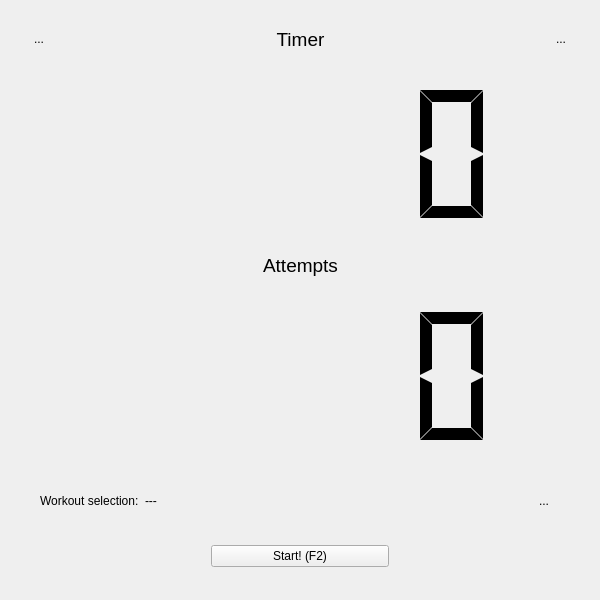
<?xml version="1.0" encoding="UTF-8"?>
<ui version="4.0">
 <class>MainWindow</class>
 <widget class="QMainWindow" name="MainWindow">
  <property name="geometry">
   <rect>
    <x>0</x>
    <y>0</y>
    <width>600</width>
    <height>600</height>
   </rect>
  </property>
  <property name="windowIcon">
   <iconset resource="../../res/resource.qrc">
    <normaloff>:/icons/kettlebell.svg</normaloff>:/icons/kettlebell.svg</iconset>
  </property>
  <widget class="QWidget" name="centralWidget">
   <layout class="QVBoxLayout" name="verticalLayout_4">
    <item>
     <widget class="QWidget" name="racePlace" native="true">
      <layout class="QVBoxLayout" name="verticalLayout_3">
       <item>
        <widget class="QWidget" name="widget_4" native="true">
         <layout class="QHBoxLayout" name="horizontalLayout_4">
          <property name="leftMargin">
           <number>1</number>
          </property>
          <property name="topMargin">
           <number>1</number>
          </property>
          <property name="rightMargin">
           <number>1</number>
          </property>
          <property name="bottomMargin">
           <number>1</number>
          </property>
          <item>
           <widget class="QToolButton" name="tbSettings">
            <property name="minimumSize">
             <size>
              <width>32</width>
              <height>32</height>
             </size>
            </property>
            <property name="toolTip">
             <string>Settings</string>
            </property>
            <property name="text">
             <string>...</string>
            </property>
            <property name="icon">
             <iconset resource="../../res/resource.qrc">
              <normaloff>:/icons/settings.svg</normaloff>:/icons/settings.svg</iconset>
            </property>
            <property name="iconSize">
             <size>
              <width>32</width>
              <height>32</height>
             </size>
            </property>
            <property name="autoRaise">
             <bool>true</bool>
            </property>
           </widget>
          </item>
          <item>
           <spacer name="horizontalSpacer_8">
            <property name="orientation">
             <enum>Qt::Horizontal</enum>
            </property>
            <property name="sizeHint" stdset="0">
             <size>
              <width>40</width>
              <height>20</height>
             </size>
            </property>
           </spacer>
          </item>
          <item>
           <widget class="QLabel" name="labelTimer">
            <property name="font">
             <font>
              <pointsize>14</pointsize>
             </font>
            </property>
            <property name="text">
             <string>Timer</string>
            </property>
            <property name="alignment">
             <set>Qt::AlignCenter</set>
            </property>
           </widget>
          </item>
          <item>
           <spacer name="horizontalSpacer">
            <property name="orientation">
             <enum>Qt::Horizontal</enum>
            </property>
            <property name="sizeHint" stdset="0">
             <size>
              <width>40</width>
              <height>20</height>
             </size>
            </property>
           </spacer>
          </item>
          <item>
           <widget class="QToolButton" name="tbAbout">
            <property name="minimumSize">
             <size>
              <width>32</width>
              <height>32</height>
             </size>
            </property>
            <property name="toolTip">
             <string>About</string>
            </property>
            <property name="text">
             <string>...</string>
            </property>
            <property name="icon">
             <iconset resource="../../res/resource.qrc">
              <normaloff>:/icons/about.svg</normaloff>:/icons/about.svg</iconset>
            </property>
            <property name="iconSize">
             <size>
              <width>32</width>
              <height>32</height>
             </size>
            </property>
            <property name="autoRaise">
             <bool>true</bool>
            </property>
           </widget>
          </item>
         </layout>
        </widget>
       </item>
       <item>
        <widget class="QWidget" name="widget_3" native="true">
         <property name="sizePolicy">
          <sizepolicy hsizetype="Preferred" vsizetype="Expanding">
           <horstretch>0</horstretch>
           <verstretch>1</verstretch>
          </sizepolicy>
         </property>
         <layout class="QHBoxLayout" name="horizontalLayout">
          <item>
           <spacer name="horizontalSpacer_2">
            <property name="orientation">
             <enum>Qt::Horizontal</enum>
            </property>
            <property name="sizeHint" stdset="0">
             <size>
              <width>131</width>
              <height>20</height>
             </size>
            </property>
           </spacer>
          </item>
          <item>
           <widget class="QLCDNumber" name="lcdTimer">
            <property name="sizePolicy">
             <sizepolicy hsizetype="MinimumExpanding" vsizetype="MinimumExpanding">
              <horstretch>2</horstretch>
              <verstretch>0</verstretch>
             </sizepolicy>
            </property>
            <property name="minimumSize">
             <size>
              <width>400</width>
              <height>96</height>
             </size>
            </property>
            <property name="frameShape">
             <enum>QFrame::NoFrame</enum>
            </property>
            <property name="digitCount">
             <number>5</number>
            </property>
            <property name="segmentStyle">
             <enum>QLCDNumber::Flat</enum>
            </property>
           </widget>
          </item>
          <item>
           <spacer name="horizontalSpacer_4">
            <property name="orientation">
             <enum>Qt::Horizontal</enum>
            </property>
            <property name="sizeHint" stdset="0">
             <size>
              <width>131</width>
              <height>20</height>
             </size>
            </property>
           </spacer>
          </item>
         </layout>
        </widget>
       </item>
       <item>
        <widget class="QWidget" name="widget_5" native="true">
         <layout class="QHBoxLayout" name="horizontalLayout_5">
          <property name="leftMargin">
           <number>1</number>
          </property>
          <property name="topMargin">
           <number>1</number>
          </property>
          <property name="rightMargin">
           <number>1</number>
          </property>
          <property name="bottomMargin">
           <number>1</number>
          </property>
          <item>
           <spacer name="horizontalSpacer_9">
            <property name="orientation">
             <enum>Qt::Horizontal</enum>
            </property>
            <property name="sizeHint" stdset="0">
             <size>
              <width>40</width>
              <height>20</height>
             </size>
            </property>
           </spacer>
          </item>
          <item>
           <widget class="QLabel" name="labelTimer_2">
            <property name="font">
             <font>
              <pointsize>14</pointsize>
             </font>
            </property>
            <property name="text">
             <string>Attempts</string>
            </property>
            <property name="alignment">
             <set>Qt::AlignCenter</set>
            </property>
           </widget>
          </item>
          <item>
           <spacer name="horizontalSpacer_10">
            <property name="orientation">
             <enum>Qt::Horizontal</enum>
            </property>
            <property name="sizeHint" stdset="0">
             <size>
              <width>40</width>
              <height>20</height>
             </size>
            </property>
           </spacer>
          </item>
         </layout>
        </widget>
       </item>
       <item>
        <widget class="QWidget" name="widget_6" native="true">
         <property name="sizePolicy">
          <sizepolicy hsizetype="Preferred" vsizetype="Expanding">
           <horstretch>0</horstretch>
           <verstretch>1</verstretch>
          </sizepolicy>
         </property>
         <layout class="QHBoxLayout" name="horizontalLayout_6">
          <item>
           <spacer name="horizontalSpacer_11">
            <property name="orientation">
             <enum>Qt::Horizontal</enum>
            </property>
            <property name="sizeHint" stdset="0">
             <size>
              <width>131</width>
              <height>20</height>
             </size>
            </property>
           </spacer>
          </item>
          <item>
           <widget class="QLCDNumber" name="lcdAttempts">
            <property name="sizePolicy">
             <sizepolicy hsizetype="MinimumExpanding" vsizetype="MinimumExpanding">
              <horstretch>2</horstretch>
              <verstretch>0</verstretch>
             </sizepolicy>
            </property>
            <property name="minimumSize">
             <size>
              <width>400</width>
              <height>96</height>
             </size>
            </property>
            <property name="frameShape">
             <enum>QFrame::NoFrame</enum>
            </property>
            <property name="digitCount">
             <number>5</number>
            </property>
            <property name="segmentStyle">
             <enum>QLCDNumber::Flat</enum>
            </property>
           </widget>
          </item>
          <item>
           <spacer name="horizontalSpacer_12">
            <property name="orientation">
             <enum>Qt::Horizontal</enum>
            </property>
            <property name="sizeHint" stdset="0">
             <size>
              <width>131</width>
              <height>20</height>
             </size>
            </property>
           </spacer>
          </item>
         </layout>
        </widget>
       </item>
       <item>
        <widget class="QWidget" name="widget_2" native="true">
         <layout class="QGridLayout" name="gridLayout_2" columnstretch="0,0,3,0">
          <property name="leftMargin">
           <number>18</number>
          </property>
          <property name="rightMargin">
           <number>18</number>
          </property>
          <item row="1" column="3">
           <spacer name="horizontalSpacer_7">
            <property name="orientation">
             <enum>Qt::Horizontal</enum>
            </property>
            <property name="sizeHint" stdset="0">
             <size>
              <width>0</width>
              <height>0</height>
             </size>
            </property>
           </spacer>
          </item>
          <item row="1" column="1">
           <spacer name="horizontalSpacer_6">
            <property name="orientation">
             <enum>Qt::Horizontal</enum>
            </property>
            <property name="sizeHint" stdset="0">
             <size>
              <width>0</width>
              <height>0</height>
             </size>
            </property>
           </spacer>
          </item>
          <item row="0" column="1">
           <widget class="QLabel" name="label">
            <property name="text">
             <string>Workout selection:</string>
            </property>
           </widget>
          </item>
          <item row="0" column="3">
           <widget class="QToolButton" name="tbEditWorkouts">
            <property name="minimumSize">
             <size>
              <width>32</width>
              <height>32</height>
             </size>
            </property>
            <property name="toolTip">
             <string>Select workout...</string>
            </property>
            <property name="text">
             <string>...</string>
            </property>
            <property name="icon">
             <iconset resource="../../res/resource.qrc">
              <normaloff>:/icons/archive.svg</normaloff>:/icons/archive.svg</iconset>
            </property>
            <property name="iconSize">
             <size>
              <width>32</width>
              <height>32</height>
             </size>
            </property>
            <property name="autoRaise">
             <bool>true</bool>
            </property>
           </widget>
          </item>
          <item row="0" column="2">
           <widget class="QLabel" name="labelSelectedWorkout">
            <property name="text">
             <string>---</string>
            </property>
           </widget>
          </item>
         </layout>
        </widget>
       </item>
       <item>
        <widget class="QWidget" name="widget" native="true">
         <layout class="QHBoxLayout" name="horizontalLayout_2">
          <item>
           <spacer name="horizontalSpacer_3">
            <property name="orientation">
             <enum>Qt::Horizontal</enum>
            </property>
            <property name="sizeHint" stdset="0">
             <size>
              <width>131</width>
              <height>20</height>
             </size>
            </property>
           </spacer>
          </item>
          <item>
           <widget class="QPushButton" name="pbStart">
            <property name="sizePolicy">
             <sizepolicy hsizetype="MinimumExpanding" vsizetype="MinimumExpanding">
              <horstretch>0</horstretch>
              <verstretch>0</verstretch>
             </sizepolicy>
            </property>
            <property name="maximumSize">
             <size>
              <width>16777215</width>
              <height>48</height>
             </size>
            </property>
            <property name="toolTip">
             <string>Start exersise</string>
            </property>
            <property name="text">
             <string>Start! (F2)</string>
            </property>
            <property name="icon">
             <iconset resource="../../res/resource.qrc">
              <normaloff>:/icons/stopwatch.svg</normaloff>:/icons/stopwatch.svg</iconset>
            </property>
            <property name="iconSize">
             <size>
              <width>32</width>
              <height>32</height>
             </size>
            </property>
            <property name="shortcut">
             <string>F2</string>
            </property>
            <property name="checked">
             <bool>false</bool>
            </property>
           </widget>
          </item>
          <item>
           <spacer name="horizontalSpacer_5">
            <property name="orientation">
             <enum>Qt::Horizontal</enum>
            </property>
            <property name="sizeHint" stdset="0">
             <size>
              <width>131</width>
              <height>20</height>
             </size>
            </property>
           </spacer>
          </item>
         </layout>
        </widget>
       </item>
      </layout>
     </widget>
    </item>
   </layout>
  </widget>
 </widget>
 <layoutdefault spacing="6" margin="11"/>
 <tabstops>
  <tabstop>pbStart</tabstop>
  <tabstop>tbSettings</tabstop>
  <tabstop>tbAbout</tabstop>
 </tabstops>
 <resources>
  <include location="../../res/resource.qrc"/>
 </resources>
 <connections/>
</ui>
